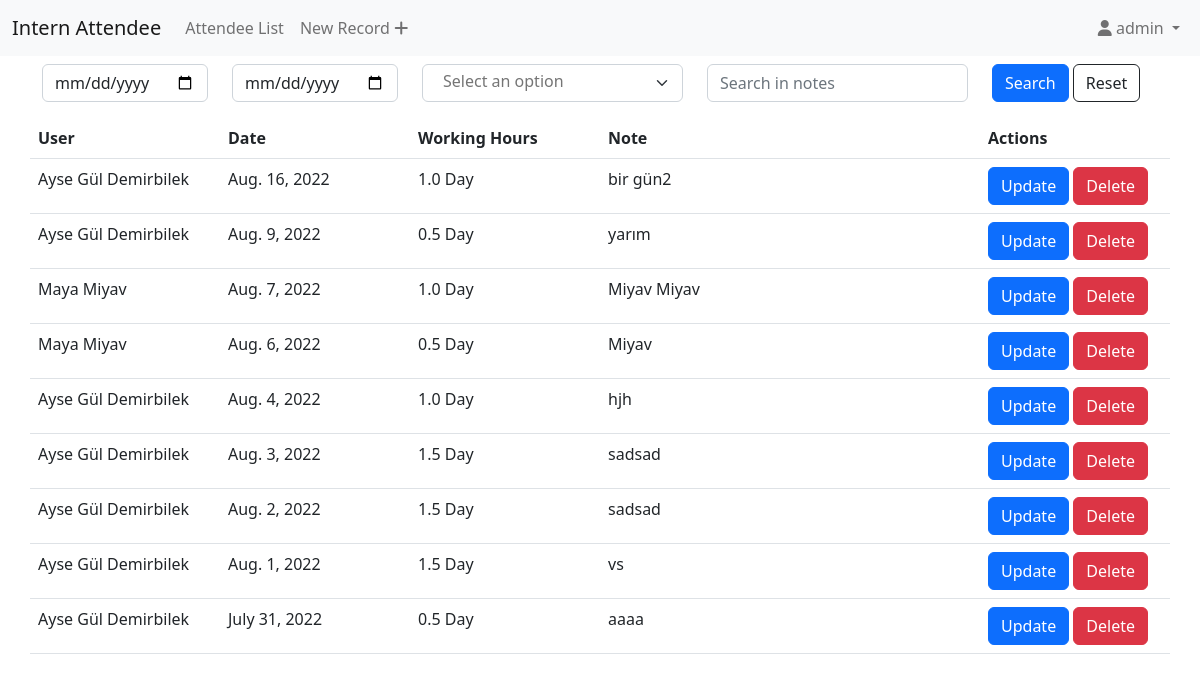
Page /list (signed in) on the earlier database version.
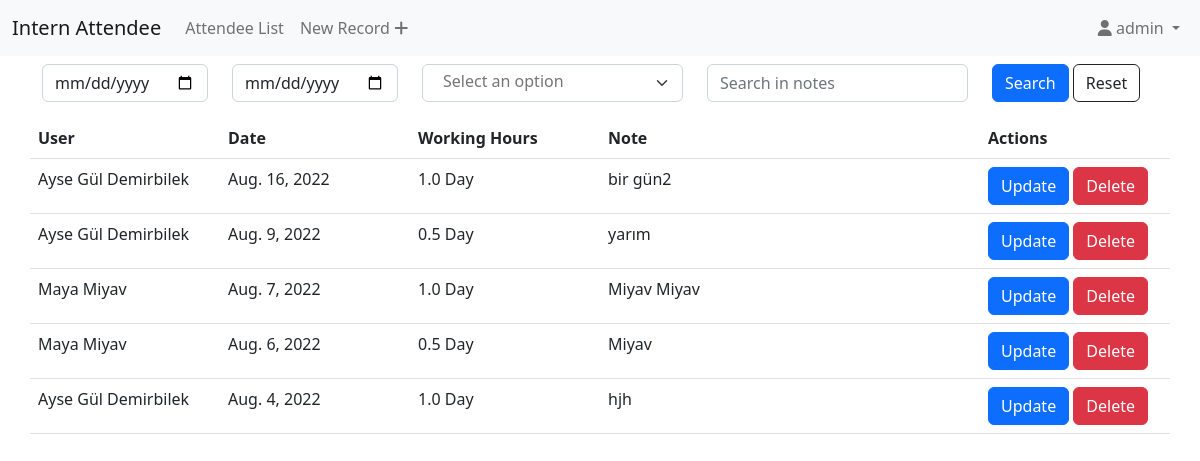
Same page on the later database version.
### attendance/models.py (models this page shows, shortened)
class Entry(models.Model):
    WORKING_HOURS = (
         (1.0, '1 Day'),
         (0.5, '0.5 Day'),
         (1.5, '1.5 Day'),
    )
    working_hours = models.FloatField(choices=WORKING_HOURS, default=None)
    user = models.ForeignKey(User, on_delete=models.CASCADE)
    note = models.TextField(max_length=500)
    day = models.DateField(default=timezone.now)
    deleted = models.BooleanField(default=False)
    def working_hours_str(self):
        return str(self.working_hours) + ' Day'
    def user__fullname(self):
        return self.user.get_full_name()

### attendance/views.py (the view, shortened to what this page needs)
# urls.py: path('list', AttendeeList.as_view(), name='list'),
class AttendeeList(ListView, FormView):
    model = Entry
    template_name = 'attendance/entry_list.html'
    form_class = AttendeeListSearchForm
    def get(self, request):
        entries = Entry.objects.filter(deleted=False)
        start_day = request.GET.get('start_day' or None)
        end_day = request.GET.get('end_day' or None)
        user = request.GET.getlist('user' or None)
        note = request.GET.get('note' or None)
        if request.user.is_superuser:
            form = AttendeeListAdminSearchForm(request.GET)
            if user:
                entries = entries.filter(user__in=user)
        else:
            form = AttendeeListSearchForm(request.GET)
            entries = entries.filter(user=request.user)
        if start_day:
            entries = entries.filter(day__gte=start_day)
        if end_day:
            entries = entries.filter(day__lte=end_day)
        if note:
            entries = entries.filter(note__contains=note)
        entries = entries.order_by('-day')
        return render(request, self.template_name, {'form':form, 'entries': entries})

### attendance/templates/attendance/entry_list.html (shortened to what this page needs)
{% extends "attendance/base_generic.html" %}
{% load crispy_forms_tags %}
{% block content %}
    <div class="container my-2">
        {% crispy form %}
        <div class="row">
            {% if entries %}
                <table class="table table-hover">
                    <thead>
                        <tr>
                            <th>User</th>
                            <th>Date</th>
                            <th>Working Hours</th>
                            <th data-breakpoints="sm">Note</th>
                            <th data-breakpoints="sm">Actions</th>
                        </tr>
                    </thead>
                    <tbody id="recordTable">
                        {% for entry in entries %}
                            <tr>
                                <td class="col-md-2">{{ entry.user__fullname }}</td>
                                <td class="col-md-2">{{ entry.day }}</td>
                                <td class="col-md-2">{{ entry.working_hours_str }}</td>
                                <td class="col-md-4">{{ entry.note }}</td>
                                <td class="col-md-2">
                                    <button type="button" class="btn btn-primary updateModalBtn" data-id="{{entry.id}}" data-bs-toggle="modal" data-bs-target="#updateModal">Update</button>
                                    <button type="button" class="btn btn-danger deleteModalBtn" data-id="{{entry.id}}" data-bs-toggle="modal" data-bs-target="#deleteModal">Delete</button>
                                </td>
                            </tr>
                        {% endfor %}
                    </tbody>
                </table>
            {% else %}
                <p>No entries</p>
            {% endif %}
        </div>
    </div>
{% endblock content %}

Differences in the rows shown:
no longer on this page (row edited): Entry: user__fullname "Ayse Gül Demirbilek", day "Aug. 3, 2022", working_hours_str "1.5 Day", note "sadsad"
no longer on this page (row edited): Entry: user__fullname "Ayse Gül Demirbilek", day "Aug. 2, 2022", working_hours_str "1.5 Day", note "sadsad"
no longer on this page (row edited): Entry: user__fullname "Ayse Gül Demirbilek", day "Aug. 1, 2022", working_hours_str "1.5 Day", note "vs"
no longer on this page (row edited): Entry: user__fullname "Ayse Gül Demirbilek", day "July 31, 2022", working_hours_str "0.5 Day", note "aaaa"
